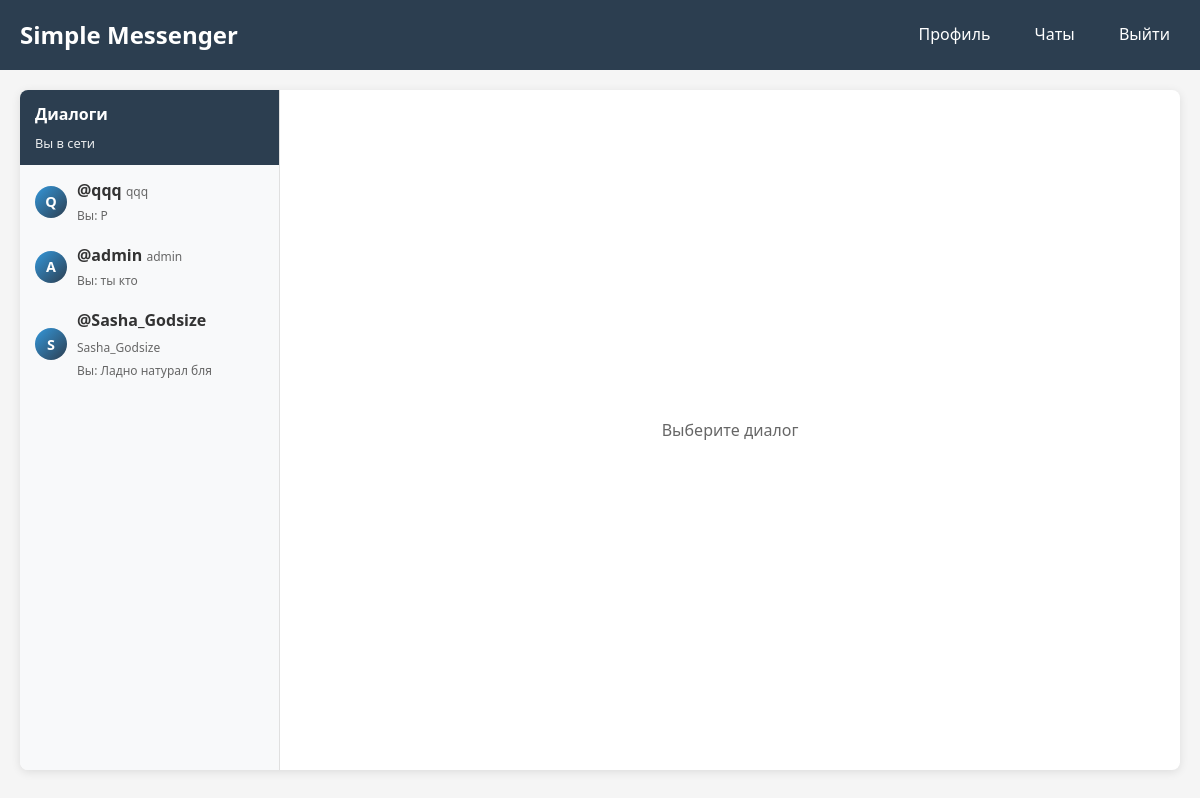
Page /chat (signed in) on the committed database.
### tables this page shows
CREATE TABLE friends (
            id INTEGER PRIMARY KEY AUTOINCREMENT,
            user_id INTEGER NOT NULL,
            friend_id INTEGER NOT NULL,
            status TEXT DEFAULT 'pending',
            requested_at TIMESTAMP DEFAULT CURRENT_TIMESTAMP,
            accepted_at TIMESTAMP,
            FOREIGN KEY (user_id) REFERENCES users (id),
            FOREIGN KEY (friend_id) REFERENCES users (id),
            UNIQUE(user_id, friend_id)
        );

CREATE TABLE users (
            id INTEGER PRIMARY KEY AUTOINCREMENT,
            username TEXT UNIQUE NOT NULL,
            password TEXT NOT NULL,
            unique_nickname TEXT UNIQUE NOT NULL,
            created_at TIMESTAMP DEFAULT CURRENT_TIMESTAMP,
            last_seen TIMESTAMP DEFAULT CURRENT_TIMESTAMP
        );

CREATE TABLE messages (
            id INTEGER PRIMARY KEY AUTOINCREMENT,
            sender_id INTEGER NOT NULL,
            receiver_id INTEGER NOT NULL,
            message TEXT,
            message_type TEXT DEFAULT 'text',
            file_path TEXT,
            timestamp TIMESTAMP DEFAULT CURRENT_TIMESTAMP,
            read_status INTEGER DEFAULT 0,
            FOREIGN KEY (sender_id) REFERENCES users (id),
            FOREIGN KEY (receiver_id) REFERENCES users (id)
        );

### Мессенджер MAX/app.py (the view)
@app.route('/chat')
@login_required
def chat():
    friends = db.get_friends_with_status(session['user_id'])
    for friend in friends:
        friend['unread_count'] = db.get_unread_count(session['user_id'], friend['id'])
        last_msg = db.get_last_message_preview(session['user_id'], friend['id'])
        friend['last_message'] = last_msg
    def get_sort_key(friend):
        unread = -friend.get('unread_count', 0)
        if friend.get('status') == 'online':
            status = 0
        elif friend.get('status') == 'recently':
            status = 1
        else:
            status = 2
        return (unread, status)
    friends.sort(key=get_sort_key)
    stickers = db.get_stickers()
    return render_template('chat.html', friends=friends, stickers=stickers)

### Мессенджер MAX/app.py (called while the page is built)
def login_required(f):
    @wraps(f)
    def decorated_function(*args, **kwargs):
        if 'user_id' not in session:
            return redirect(url_for('login'))
        db.update_last_seen(session['user_id'])
        return f(*args, **kwargs)
    return decorated_function

### Мессенджер MAX/database.py (called while the page is built)
    def get_connection(self):
        return sqlite3.connect(self.db_name, detect_types=sqlite3.PARSE_DECLTYPES)

    def update_last_seen(self, user_id):
        conn = self.get_connection()
        cursor = conn.cursor()
        cursor.execute(
            'UPDATE users SET last_seen = CURRENT_TIMESTAMP WHERE id = ?',
            (user_id,)
        )
        conn.commit()
        conn.close()

    def get_unread_count(self, user_id, sender_id):
        conn = self.get_connection()
        cursor = conn.cursor()
        cursor.execute('''
            SELECT COUNT(*) FROM messages
            WHERE receiver_id = ? AND sender_id = ? AND read_status = 0
        ''', (user_id, sender_id))
        count = cursor.fetchone()[0]
        conn.close()
        return count

    def get_stickers(self):
        conn = self.get_connection()
        cursor = conn.cursor()
        cursor.execute('SELECT id, emoji, name, category FROM stickers ORDER BY category, name')
        stickers = cursor.fetchall()
        conn.close()
        return [{
            'id': sticker[0],
            'emoji': sticker[1],
            'name': sticker[2],
            'category': sticker[3]
        } for sticker in stickers]

### Мессенджер MAX/templates/chat.html (shortened to what this page needs)
{% extends "base.html" %}
{% block styles %}
<link rel="stylesheet" href="{{ url_for('static', filename='chat.css') }}">
{% endblock %}
{% block content %}
<div class="chat-container" {% if receiver %}data-receiver-id="{{ receiver.id }}"{% endif %}>
    <div class="friends-sidebar">
        <div class="sidebar-header">
            <h3>Диалоги</h3>
            <div class="online-status">Вы в сети</div>
        </div>
        <div class="friends-list">
            {% for friend in friends %}
                <a href="{{ url_for('chat_with', receiver_id=friend.id) }}"
                   class="friend-item {% if receiver and friend.id == receiver.id %}active{% endif %}">
                    <div class="friend-avatar">
                        <div class="avatar-circle">{{ friend.username[0].upper() }}</div>
                    </div>
                    <div class="friend-info">
                        <strong>{{ friend.unique_nickname }}</strong>
                        <span class="friend-username">{{ friend.username }}</span>
                        {% if friend.last_message %}
                            <div class="last-message">
                                {% if friend.last_message.is_own %}Вы:{% endif %}
                                {{ friend.last_message.text|truncate(15) }}
                            </div>
                        {% endif %}
                    </div>
                </a>
            {% endfor %}
        </div>
    </div>
    <div class="chat-main">
        {% if receiver %}
            <div class="chat-header">
                <div class="partner-avatar">
                    <div class="avatar-circle">{{ receiver.username[0].upper() }}</div>
                </div>
                <div class="partner-info">
                    <h3>{{ receiver.unique_nickname }}</h3>
                    <span class="partner-username">{{ receiver.username }}</span>
                </div>
            </div>
<div class="messages-container" id="messages-container">
    {% for message in messages %}
        <div class="message-wrapper {% if message[1] == session.user_id %}own-message{% else %}other-message{% endif %}"
             data-message-id="{{ message[0] }}">
            <div class="message {% if message[1] == session.user_id %}own{% else %}other{% endif %}">
                {% if message[1] != session.user_id %}
                    <div class="message-sender">{{ message[7] }}</div>
                {% endif %}
                <div class="message-content">{{ message[3] }}</div>
                <div class="message-time">
                    {% if message[6] %}
                        {% if message[6] is string %}
                            {{ message[6].split(' ')[1][:5] if ' ' in message[6] else message[6] }}
                        {% else %}
                            {{ message[6].strftime('%H:%M') }}
                        {% endif %}
                    {% endif %}
                    {% if message[1] == session.user_id %}
                        <span class="read-status">✓</span>
                    {% endif %}
                </div>
            </div>
        </div>
    {% else %}
        <div style="text-align: center; padding: 20px; color: #666;">
            Нет сообщений
        </div>
    {% endfor %}
</div>
            <form method="POST" action="{{ url_for('send_message') }}" class="message-form" id="message-form">
                <input type="hidden" name="receiver_id" value="{{ receiver.id }}">
                <div class="input-group">
                    <input type="text"
                           name="message"
                           id="message-input"
                           placeholder="Сообщение..."
                           required>
                    <button type="submit" class="send-button">
                        <svg viewBox="0 0 24 24" fill="white">
                            <path d="M2.01 21L23 12 2.01 3 2 10l15 2-15 2z"/>
                        </svg>
                    </button>
                </div>
            </form>
        {% else %}
            <div style="flex: 1; display: flex; align-items: center; justify-content: center; color: #666;">
                Выберите диалог
            </div>
        {% endif %}
    </div>
</div>
{% endblock %}

### Мессенджер MAX/templates/base.html (shortened to what this page needs)
<!DOCTYPE html>
<html lang="ru">
<head>
    <link rel="stylesheet" href="{{ url_for('static', filename='style.css') }}">
    {% block styles %}{% endblock %}
</head>
<body>
    <nav>
        <div class="nav-container">
            <a href="{{ url_for('index') }}" class="logo">Simple Messenger</a>
            <div class="nav-links">
                {% if session.user_id %}
                    <a href="{{ url_for('profile') }}">Профиль</a>
                    <a href="{{ url_for('chat') }}">Чаты</a>
                    <a href="{{ url_for('logout') }}">Выйти</a>
                {% else %}
                    <a href="{{ url_for('login') }}">Войти</a>
                    <a href="{{ url_for('register') }}">Регистрироваться</a>
                {% endif %}
            </div>
        </div>
    </nav>
    <div class="container">
        {% block content %}{% endblock %}
    </div>
</body>
</html>

### Мессенджер MAX/static/style.css (style rules this page uses)
* { margin: 0; padding: 0; box-sizing: border-box; }
body { font-family: 'Segoe UI', Tahoma, Geneva, Verdana, sans-serif; line-height: 1.6; color: #333; background-color: #f5f5f5; }
.container { max-width: 1200px; margin: 0 auto; padding: 20px; }
nav { background-color: #2c3e50; color: white; padding: 1rem 0; }
.nav-container { max-width: 1200px; margin: 0 auto; padding: 0 20px; display: flex; justify-content: space-between; align-items: center; }
.logo { color: white; text-decoration: none; font-size: 1.5rem; font-weight: bold; }
.nav-links a { color: white; text-decoration: none; margin-left: 20px; padding: 5px 10px; border-radius: 3px; transition: background-color 0.3s; }
.chat-container { display: flex; height: calc(100vh - 120px); background-color: white; border-radius: 8px; overflow: hidden; box-shadow: 0 2px 10px rgba(0,0,0,0.1); }
.friend-item { position: relative; overflow: hidden; }
.friend-item::before { content: ''; position: absolute; top: 0; left: -100%; width: 100%; height: 100%; background: linear-gradient(90deg, transparent, rgba(255,255,255,0.2), transparent); transition: left 0.5s; }

### Мессенджер MAX/static/chat.css (style rules this page uses)
.chat-container { display: flex; height: calc(100vh - 120px); background-color: white; overflow: hidden; }
.friends-sidebar { width: 260px; border-right: 1px solid #e0e0e0; display: flex; flex-direction: column; background-color: #f8f9fa; }
.sidebar-header { padding: 12px 15px; background-color: #2c3e50; color: white; }
.sidebar-header h3 { margin: 0 0 5px 0; font-size: 1em; }
.online-status { font-size: 0.8em; opacity: 0.9; }
.friends-list { flex: 1; overflow-y: auto; padding: 5px; }
.friend-item { display: flex; align-items: center; padding: 8px 10px; text-decoration: none; color: #333; border-radius: 4px; margin-bottom: 2px; }
.friend-avatar { margin-right: 10px; }
.avatar-circle { width: 32px; height: 32px; border-radius: 50%; background: linear-gradient(135deg, #3498db, #2c3e50); color: white; display: flex; align-items: center; justify-content: center; font-size: 0.9em; font-weight: bold; }
.friend-info { flex: 1; min-width: 0; }
.friend-username { font-size: 0.75em; color: #666; }
.last-message { font-size: 0.75em; color: #666; margin-top: 2px; overflow: hidden; text-overflow: ellipsis; white-space: nowrap; max-width: 160px; }
.chat-main { flex: 1; display: flex; flex-direction: column; }

### rows in the picture
friends: username "Q", unique_nickname "@qqq", username "qqq", last_message.text "Р"
friends: username "A", unique_nickname "@admin", username "admin", last_message.text "ты кто"
friends: username "S", unique_nickname "@Sasha_Godsize", username "Sasha_Godsize", last_message.text "Ладно натурал бля"
